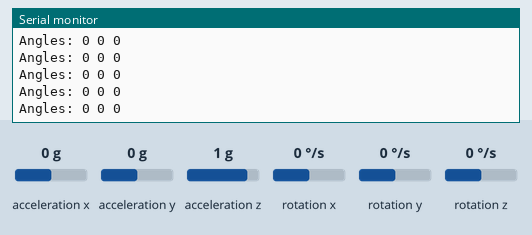
A sketch run on a simulated Arduino Uno, built with avr-gcc and run on an emulated ATmega328P. Parts: the last lines printed to the serial monitor. The inputs (shaded band) are chosen by the test bench; at power-on: acceleration x 0 g, acceleration y 0 g, acceleration z 1 g, rotation x 0 °/s, rotation y 0 °/s, rotation z 0 °/s.

Above: at 11.4 s.
11.5 s: acceleration x set to -1.4 g
At 11.57 s:
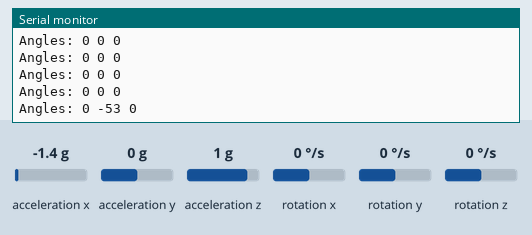
13.0 s: acceleration y set to -1.4 g
At 13.01 s:
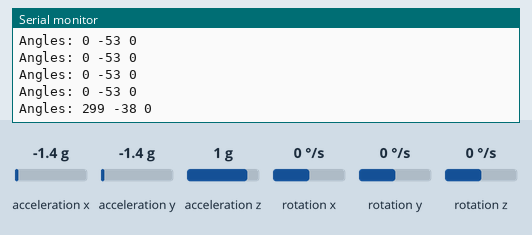
14.5 s: acceleration z set to -1.4 g
At 14.55 s:
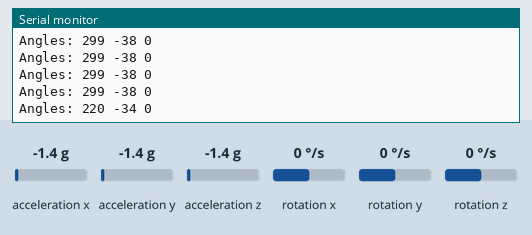
16.0 s: rotation x set to -192 °/s
At 16.08 s:
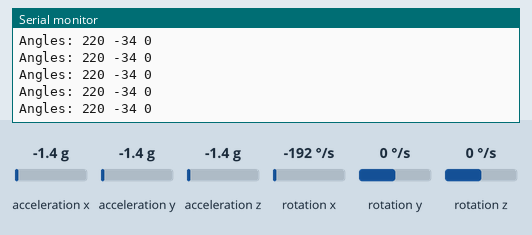
17.5 s: rotation y set to -192 °/s
At 17.52 s:
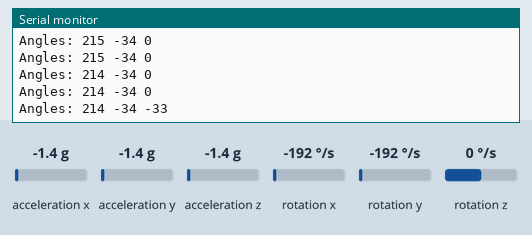
Timing chart, 0 to 20.5 s (numbered marks = the images above; inputs shaded):
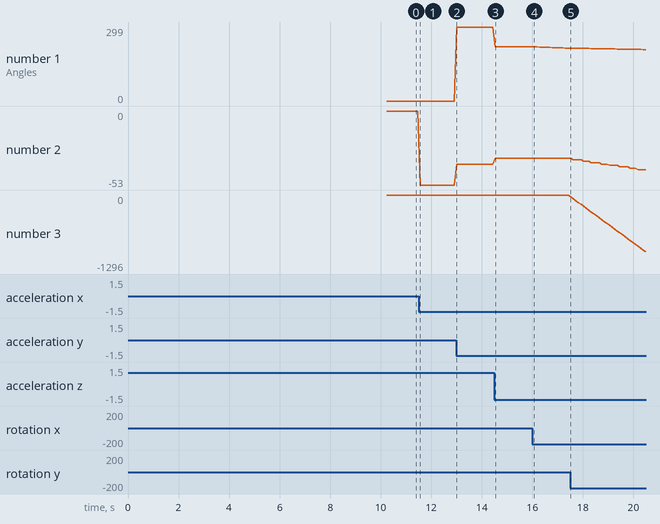

The sketch:

IMU_Seeed.ino
```cpp
#include "LSM6DS3.h"
#include "Wire.h"

//Create a instance of class LSM6DS3
LSM6DS3 myIMU(I2C_MODE, 0x6A);    //I2C device address 0x6A

// Constant variables
const float scaleA = 0.061; // THESE ARE DIFFERENT FOR THIS BOARD MAYBE
const float scaleG = 4.375;
const float scaleM = 6842.0;
const float delta = 0.2;

// Sensor variables
float dt;
float ax, ay, az;
float ax0, ay0, az0;
float wx, wy, wz;
float mx, my, mz;
float magGlobalX, magGlobalY, magGlobalZ;
float magOffset[3], magGain[3];

// Angle Variables
int a, b, drift;
int roll, pitch, yaw;
int roll0, pitch0, yaw0;
float phiDot, thetaDot, psiDot;
float phi, theta, psi;
float phi_0, theta_0, psi_0;
float psiOffset;

// Matrices and Position Variables
float cPhi, sPhi, cTh, sTh, cPsi, sPsi;
float R[3][3] = {
  {0,0,0},
  {0,0,0},
  {0,0,0}
};
float T[3][3] = {
  {0,0,0},
  {0,0,0},
  {0,0,0}
};
float W[3][3] = {
  {0,0,0},
  {0,0,0},
  {0,0,0}
};
int A[3][1] = {
  {0},
  {0},
  {0}
};
float aT[3][1] = {
  {0},
  {0},
  {0}
};
float aG[3][1] = {
  {0},
  {0},
  {0}
};
float aCentrp[3][1] = {
  {0},
  {0},
  {0}
};
int a0[3][1] = {
  {0},
  {0},
  {0}
};
int v0[3][1] = {
  {0},
  {0},
  {0}
};
int x0[3][1] = {
  {0},
  {0},
  {0}
};
int s[3][1] = {
  {0},
  {0},
  {0}
};
int zero[3][1] = {
  {0},
  {0},
  {0}
};

int pop[30];
int avg = 0;

// delta variables
int counter = 0;
unsigned long oldTime = 0;

//________Gyro Offset Variables___________//
float gyro_pitch_cal = 0;
float gyro_roll_cal = 0;
float gyro_yaw_cal = 0;
float gyro_pitch = 0;
float gyro_roll = 0;
float gyro_yaw = 0;
int calib_cnt = 100;

//LP filter variables
const float alpha = 0.5; //bigger = not enough filtering, lower = too much filtering
double filtered_data[6] = {0, 0, 0, 0, 0, 0};
double data[3] = {0, 0, 0};


void setup()
{
    // put your setup code here, to run once:
    Serial.begin(9600);
    while (!Serial);
    //Call .begin() to configure the IMUs
    if (myIMU.begin() != 0) {
        Serial.println("Device error");
    } else {
        Serial.println("Device OK!");
    }

    phi = 0;
    theta = 0;
    psi = 0;

    phi_0 = 0;
    theta_0 = 0;
    psi_0 = 0;

    psiOffset = 0;

    //_____________Calib Mag_________________//
    magOffset[0] = -15845; //mxMin
    magOffset[1] = 4232;   //myMin
    magOffset[2] = -4223;  //mzMin

    magGain[0] = (-6822 - -15845);  //mxMax - mxMin
    magGain[1] = (5568 - 4232);     //myMax - myMin
    magGain[2] = (13157 - -4223);   //mzMax - mzMin

  //_____________Calib Gyro_________________//
    for(int i = 0; i < calib_cnt; i++)
    {
      //myIMU.readFloatGyroX();
      gyro_pitch_cal += myIMU.readFloatGyroX();;                              //Add pitch value to gyro_pitch_cal.
      gyro_roll_cal  += myIMU.readFloatGyroY();;                               //Add roll value to gyro_roll_cal.
      gyro_yaw_cal   += myIMU.readFloatGyroZ();;                                //Add yaw value to gyro_yaw_cal.
      delay(100);
    }

    gyro_pitch_cal /= calib_cnt;
    gyro_roll_cal  /= calib_cnt;
    gyro_yaw_cal   /= calib_cnt;

    Serial.print("Gyro calib: ");
    Serial.print(gyro_roll_cal);
    Serial.print(" ");
    Serial.print(gyro_pitch_cal);
    Serial.print(" ");
    Serial.println(gyro_yaw_cal);
    delay(200);
}

void loop()
{
  //gyroAcc.read();
  //mag.read();

  dt = float(CalculateDeltaTime()) / 1000.0;
  // Serial.println(dt, 3); // debugging delta

//________Gyro data and conversion_______//
  wx = myIMU.readFloatGyroX();
  wy = myIMU.readFloatGyroY();
  wz = myIMU.readFloatGyroZ();

  wy -= gyro_pitch_cal; // apply calibration
  wx -= gyro_roll_cal;
  wz -= gyro_yaw_cal;

  wy *= M_PI/180.0; // scaleG / 1000.0 * // convert to deg/s then rads
  wx *= M_PI/180.0; // scaleG / 1000.0 *
  wz *= M_PI/180.0; // scaleG / 1000.0 *

//    Serial.print("Gyro: ");
//    Serial.print(wx);
//    Serial.print(" ");
//    Serial.print(wy);
//    Serial.print(" ");
//    Serial.println(wz);

//________________Acc data (cm/s^2)_______________________//
  ax = myIMU.readFloatAccelX() * scaleA / 100.0;
  ay = myIMU.readFloatAccelY() * scaleA / 100.0;
  az = myIMU.readFloatAccelZ() * scaleA / 100.0;

//  data[0] = ax;
//  data[1] = ay;
//  data[2] = az;
//
//  filtered_data[3] = alpha * data[0] + (1 - alpha) * filtered_data[0];
//  filtered_data[4] = alpha * data[1] + (1 - alpha) * filtered_data[1];
//  filtered_data[5] = alpha * data[2] + (1 - alpha) * filtered_data[2];
//
//  filtered_data[0] = filtered_data[3];
//  filtered_data[1] = filtered_data[4];
//  filtered_data[2] = filtered_data[5];
//
//  ax = filtered_data[3];
//  ay = filtered_data[4];
//  az = filtered_data[5];

  //  Serial.print("Acc: ");
  //  Serial.print(ax);
  //  Serial.print(" ");
  //  Serial.print(ay);
  //  Serial.print(" ");
  //  Serial.println(az);

//________________Mag data (uT)__________________________//

//  mx = ((mag.m.x  - magOffset[0]) / magGain[0]) / scaleM * -1;
//  my = ((mag.m.y  - magOffset[1]) / magGain[1]) / scaleM * -1;
//  mz = ((mag.m.z  - magOffset[2]) / magGain[2]) / scaleM * -1;

  //  Serial.print("Mag: ");
  //  Serial.print(mx);
  //  Serial.print(" ");
  //  Serial.print(my);
  //  Serial.print(" ");
  //  Serial.println(mz);

  // Gyro angular velocity
  phiDot = (wx + (wz*cos(phi) + wy*sin(phi))*tan(theta));
  thetaDot = (wy*cos(phi) - wz*sin(phi));
  psiDot = ((wz*cos(phi) + wy*sin(phi))/cos(theta));

  // Gyro numerical integration
  phi_0 = phiDot*dt + phi_0;
  theta_0 = thetaDot*dt + theta_0;
  psi_0 = psiDot*delta + psi_0;

  // Drift compensation
  // a = atan2(mz, mx);
  // b = atan2(magGlobalZ, magGlobalX);
  // drift = (a-b) * 180.0 / M_PI;

  // Accel and Mag angles
  phi = (atan2(-ay, -az));                                              // converting to degs
  theta = (atan2(ax, sqrt(ay*ay + az*az)));
//  psi = ((atan2(mx*cos(theta) + my*sin(theta)*sin(phi) + mz*sin(theta)*cos(phi), my*cos(phi) - mz*sin(phi))));

  // mx = mag.m.x * cos(theta) - mag.m.y * sin(phi) * sin(theta) + mag.m.z * cos(phi) * sin(theta); // second way of calculating psi
  // my = mag.m.y * cos(phi) + mag.m.z * sin(phi);
  // psi = atan2(my, mx);
  // Serial.println(psi);

  // Complementary Filtering
  roll = (0.02*phi_0 + 0.98*phi) * 180.0/M_PI;
  pitch = (0.02*theta_0 + 0.98*theta) * 180.0/M_PI;
  //yaw = (0.98*psi_0 + 0.02*psi) * 180.0/M_PI;
  yaw = psi_0 * 180.0/M_PI;


  if(counter < 1) // Setting ICs
  {
    roll0 = roll;
    pitch0 = pitch;
    yaw0  = yaw;
    counter = 1000;
    ax0 = ax * -1;
    ay0 = ay * -1;
    az0 = az * -1;
    psi_0 = psi;

  }

//  Serial.print("Acc: ");
//  Serial.print(ax + ax0);
//  Serial.print(" ");
//  Serial.print(ay + ay0);
//  Serial.print(" ");
//  Serial.println(az + az0);

  roll = roll - roll0; //x
  pitch = pitch - pitch0; //y
  yaw = yaw - yaw0; //z

//_____________POSITION_CALCULATIONS___________________//

  // cPhi = cos(roll * M_PI/180);
  // sPhi = sin(roll * M_PI/180);
  // cTh = cos(pitch * M_PI/180);
  // sTh = sin(pitch * M_PI/180);
  // cPsi = cos(yaw * M_PI/180);
  // sPsi = sin(yaw * M_PI/180);

  // R[0][0] = cTh*cPsi;
  // R[0][1] = sPhi*sTh*cPsi - cPhi*sPsi;
  // R[0][2] = cPhi*sTh*cPsi + sPhi*sPsi;
  // R[1][0] = cTh*sPsi;
  // R[1][1] = sPhi*sTh*sPsi + cPhi*cPsi;
  // R[1][2] = cPhi*sTh*sPsi - sPhi*cPsi;
  // R[2][0] = -sTh;
  // R[2][1] = sPhi*cTh;
  // R[2][2] = cPhi*cTh;

  // //Matrix operations
  // W[0][0] = 0;
  // W[0][1] = -1* wz * 180/M_PI;
  // W[0][2] = wy * 180/M_PI;
  // W[1][0] = wz * 180/M_PI;
  // W[1][1] = 0;
  // W[1][2] = -1 * wx * 180/M_PI;
  // W[2][0] = -1 * wy * 180/M_PI;
  // W[2][1] = wx * 180/M_PI;
  // W[2][2] = 0;

  // transpose(R);
  // transform(ax+ax0, ay+ay0, az+az0, R, "linear");
  // transform(0, 0, az0, T, "gravity");
  // transform(v0[0][0], v0[1][0], v0[2][0], W, "centripetal");

  // if(abs(aT[0][0]) < 0.2)
  // {
  //   aT[0][0] = 0.0;
  // }
  // if(abs(aT[1][0]) < 0.2)
  // {
  //   aT[1][0] = 0.0;
  // }
  // if(abs(aT[2][0]) < 0.6)
  // {
  //   aT[2][0] = 0.0;
  // }

  // A[0][0] = aT[0][0] * 100; // + aG[0][0]*1000; // + aCentrp[0][0]/10;
  // A[1][0] = aT[1][0] * 100; // + aG[1][0]*1000; // + aCentrp[1][0]/10;
  // A[2][0] = aT[2][0] * 100; // + aG[2][0]*1000; // + aCentrp[2][0]/10;

//  Serial.print("Linear Acc: ");
//  Serial.print(aT[0][0]);
//  Serial.print(" ");
//  Serial.print(aT[1][0]);
//  Serial.print(" ");
//  Serial.println(aT[2][0]);

  //Integration from acc to vel
//   trapezoidal(A, a0, v0);
//   a0[0][0] = A[0][0];
//   a0[1][0] = A[1][0];
//   a0[2][0] = A[2][0];
// //  euler(zero, A, v0);
//   if(v0[0][0] == s[0][0])
//   {
//     v0[0][0] = 0;
//     s[0][0] = 0;
//   }
//     if(v0[1][0] == s[1][0])
//   {
//     v0[1][0] = 0;
//     s[1][0] = 0;
//   }
//     if(v0[2][0] == s[2][0])
//   {
//     v0[2][0] = 0;
//     s[2][0] = 0;
//   }

//   v0[0][0] = s[0][0];
//   v0[1][0] = s[1][0];
//   v0[2][0] = s[2][0];

//  Serial.print("Velocity: ");
//  Serial.print(s[0][0]);
//  Serial.print(" ");
//  Serial.print(s[1][0]);
//  Serial.print(" ");
//  Serial.println(s[2][0]);

  //Integration from vel to pos
  // trapezoidal(s, v0, x0);
//  euler(A, s, x0);
  // x0[0][0] = s[0][0];
  // x0[1][0] = s[1][0];
  // x0[2][0] = s[2][0];

  // popAvg(s[1][0]);

//_________________________Print Statements___________________________//

//  Serial.print("Position: ");
// //  Serial.print(s[0][0]);
// //  Serial.print(" ");
//  Serial.println(avg);
// //  Serial.print(" ");
// //  Serial.println(s[2][0]);

  Serial.print("Angles: ");
  Serial.print(roll);
  Serial.print(" ");
  Serial.print(pitch);
  Serial.print(" ");
  Serial.println(yaw);

  delay(100);

//__________EXAMPLE_________________________________//
//    //Accelerometer
//    Serial.print("\nAccelerometer:\n");
//    Serial.print(" X1 = ");
//    Serial.println(myIMU.readFloatAccelX(), 4);
//    Serial.print(" Y1 = ");
//    Serial.println(myIMU.readFloatAccelY(), 4);
//    Serial.print(" Z1 = ");
//    Serial.println(myIMU.readFloatAccelZ(), 4);
//
//    //Gyroscope
//    Serial.print("\nGyroscope:\n");
//    Serial.print(" X1 = ");
//    Serial.println(myIMU.readFloatGyroX(), 4);
//    Serial.print(" Y1 = ");
//    Serial.println(myIMU.readFloatGyroY(), 4);
//    Serial.print(" Z1 = ");
//    Serial.println(myIMU.readFloatGyroZ(), 4);
//
//    //Thermometer
//    Serial.print("\nThermometer:\n");
//    Serial.print(" Degrees C1 = ");
//    Serial.println(myIMU.readTempC(), 4);
//    Serial.print(" Degrees F1 = ");
//    Serial.println(myIMU.readTempF(), 4);
//
//    delay(1000);
}

//__________________Functions_____________________________//
void transform(float accX, float accY, float accZ, float matrix[3][3], String acc )
{
  if(acc == "linear"){
  aT[0][0] = matrix[0][0]*accX + matrix[0][1]*accY + matrix[0][2]*accZ;
  aT[1][0] = matrix[1][0]*accX + matrix[1][1]*accY + matrix[1][2]*accZ;
  aT[2][0] = matrix[2][0]*accX + matrix[2][1]*accY + matrix[2][2]*accZ;
  }

  if(acc == "gravity"){
  aG[0][0] = matrix[0][0]*accX + matrix[0][1]*accY + matrix[0][2]*accZ;
  aG[1][0] = matrix[1][0]*accX + matrix[1][1]*accY + matrix[1][2]*accZ;
  aG[2][0] = matrix[2][0]*accX + matrix[2][1]*accY + matrix[2][2]*accZ;
  }

  if(acc == "centripetal"){
  aCentrp[0][0] = matrix[0][0]*accX + matrix[0][1]*accY + matrix[0][2]*accZ;
  aCentrp[1][0] = matrix[1][0]*accX + matrix[1][1]*accY + matrix[1][2]*accZ;
  aCentrp[2][0] = matrix[2][0]*accX + matrix[2][1]*accY + matrix[2][2]*accZ;
  }

  return;
}

void transpose(float matrix[3][3])
{

  T[0][0] = matrix[0][0];
  T[0][1] = matrix[1][0];
  T[0][2] = matrix[2][0];
  T[1][0] = matrix[0][1];
  T[1][1] = matrix[1][1];
  T[1][2] = matrix[2][1];
  T[2][0] = matrix[0][2];
  T[2][1] = matrix[1][2];
  T[2][2] = matrix[2][2];

  return;
}

void euler(int sDdot[3][1], int sdot[3][1], int s0[3][1])
{

  s[0][0] = 0.5 * sDdot[0][0] * dt*dt + sdot[0][0]*dt + s0[0][0];
  s[1][0] = 0.5 * sDdot[1][0] * dt*dt + sdot[1][0]*dt + s0[1][0];
  s[2][0] = 0.5 * sDdot[2][0] * dt*dt + sdot[2][0]*dt + s0[2][0];

//  s[0][0] = sdot[0][0]*dt + s0[0][0];
//  s[1][0] = sdot[1][0]*dt + s0[1][0];
//  s[2][0] = sdot[2][0]*dt + s0[2][0];

  return;
}

void simpsons()
{
  return;
}

void trapezoidal(int s1[3][1], int s0[3][1], int ic[3][1])
{

  s[0][0] = (s1[0][0] + s0[0][0]) * dt * 0.5 + ic[0][0];
  s[1][0] = (s1[1][0] + s0[1][0]) * dt * 0.5 + ic[1][0];
  s[2][0] = (s1[2][0] + s0[2][0]) * dt * 0.5 + ic[2][0];

  return;
}

void popAvg(int newData)
{

  for(int j = 3; j > 1; j--)
  {
    pop[j] = pop[j-1];
  }

  pop[0] = newData;

  for(int i = 0; i < 3; i++)
  {
    avg += pop[i];
  }

  avg = avg/3;

  return;
}

unsigned long CalculateDeltaTime()
{
  unsigned long currentTime = millis();
  unsigned long deltaTime = (currentTime - oldTime);
  oldTime = currentTime;
  return deltaTime;
}
```

Measured:
- after the input at 11.5 s, the serial monitor: prints a new line after 0.07 s (image 1)
- after the input at 13.0 s, the serial monitor: prints a new line at once (image 2)
- after the input at 14.5 s, the serial monitor: prints a new line at once (image 3)
- after the input at 17.5 s, the serial monitor: prints a new line at once (image 5)
- plotted number 1: 0 → 299 after the input at 13.0 s, 299 → 220 after the input at 14.5 s, 220 → 214 after the input at 16.0 s
- plotted number 2: 0 → -53 after the input at 11.5 s, -53 → -38 after the input at 13.0 s, -38 → -34 after the input at 14.5 s, -34 → -45 after the input at 17.5 s
- plotted number 3: 0 → -1296 after the input at 17.5 s
